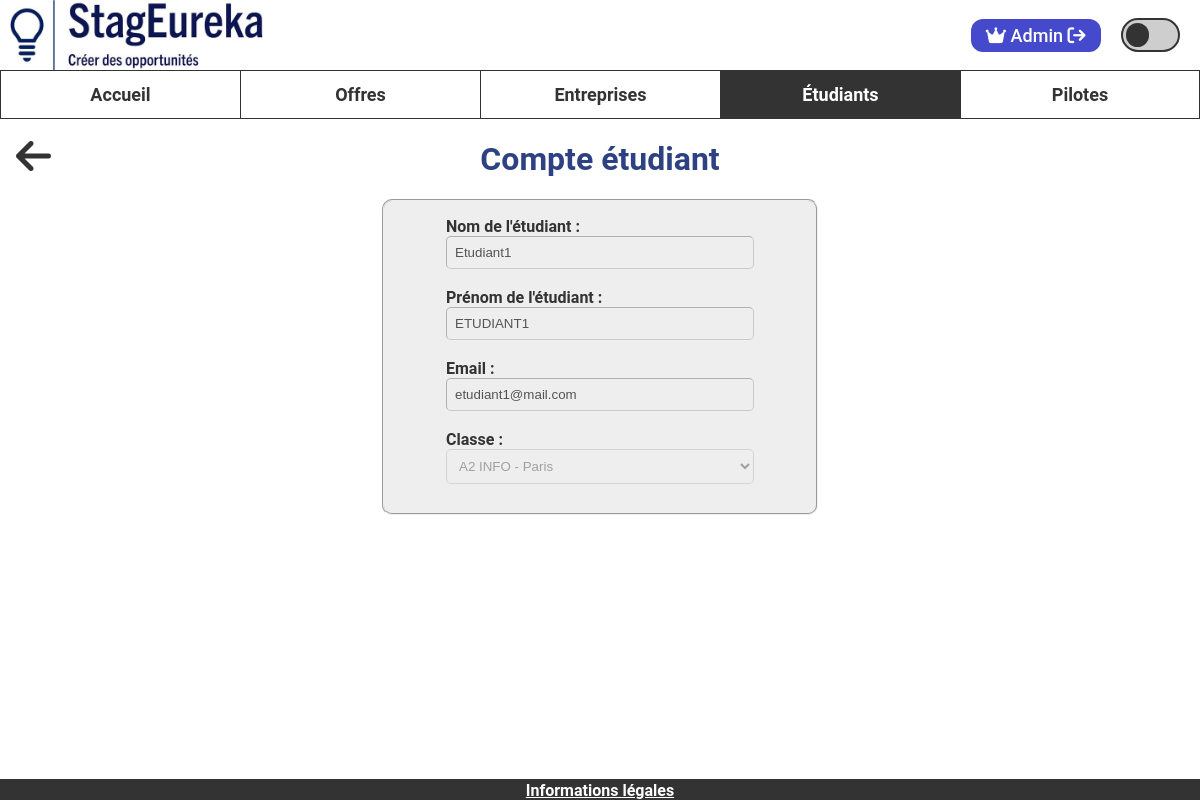
/www/etudiant/lire/3 (signed in), run on an earlier commit of the app's database.
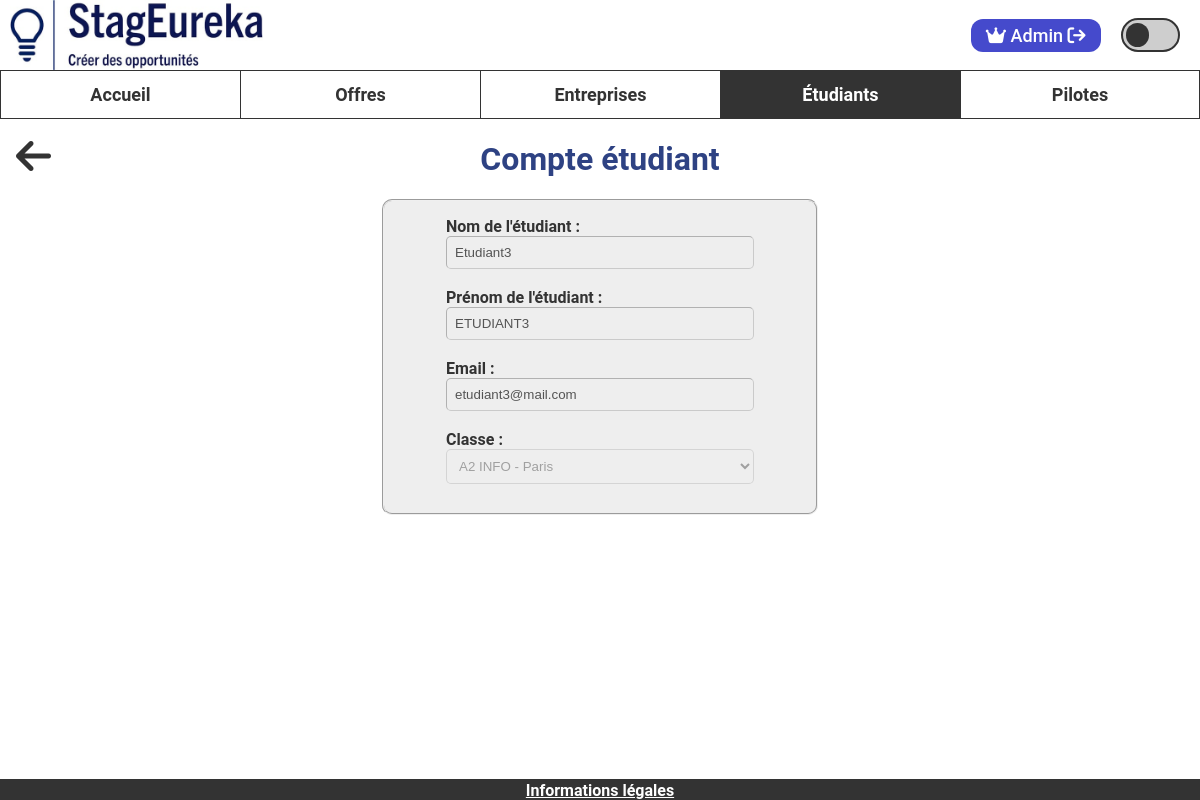
And on a later commit of the database.
### tables this page shows
CREATE TABLE Student(
   idStudent INT NOT NULL AUTO_INCREMENT,
   email VARCHAR(320) NOT NULL,
   name VARCHAR(50) NOT NULL,
   firstName VARCHAR(50) NOT NULL,
   password VARCHAR(255) NOT NULL,
   idClass INT NOT NULL,
   PRIMARY KEY(idStudent),
   FOREIGN KEY(idClass) REFERENCES Class(idClass)
);

CREATE TABLE Class(
   idClass INT NOT NULL AUTO_INCREMENT,
   className VARCHAR(50),
   yearClass INT NOT NULL,
   idCity INT NOT NULL,
   idPilot INT NOT NULL,
   PRIMARY KEY(idClass),
   FOREIGN KEY(idCity) REFERENCES City(idCity),
   FOREIGN KEY(idPilot) REFERENCES Pilot(idPilot)
);

### www/modele/etudiant_modele.php (called while the page is built, shortened)
<?php
require_once "modele/classe_modele.php";
class Etudiant {
    public function __construct(int $id, string $nom, string $prenom, string $email, string $hash_mdp, Classe $classe) {
        $this->nom = $nom;
        $this->prenom = $prenom;
        $this->email = $email;
        $this->classe = $classe;
    }
}
function getEtudiant(int $idEtudiant): ?etudiant {
    $pdo = connexionBDD();
    $requete = $pdo->prepare(
        "SELECT * FROM Student s
        INNER JOIN Class ON (s.idClass = Class.idClass)
        INNER JOIN City c ON (Class.idCity = c.idCity)
        WHERE idStudent = :id"
    );
    $requete->execute([
        ":id" => $idEtudiant
    ]);
    $reponseBdd = $requete->fetch(PDO::FETCH_ASSOC);
    $etudiant = new Etudiant(
        $reponseBdd["idStudent"],
        $reponseBdd["name"],
        $reponseBdd["firstName"],
        $reponseBdd["email"],
        $reponseBdd["password"],
        new Classe(
            $reponseBdd["idClass"],
            $reponseBdd["className"],
            $reponseBdd["yearClass"],
            $reponseBdd["cityName"],
            $reponseBdd["addressCode"],
            $reponseBdd["idPilot"]
        )
    );
    return $etudiant;
}

### www/modele/classe_modele.php (called while the page is built, shortened)
<?php
class Classe {
    public function __construct(int $id, string $nom, int $annee, string $ville, string $codePostal, int $idPilote) {
        $this->id = $id;
        $this->nom = $nom;
    }
}

### www/outils.php (called while the page is built, shortened)
<?php
function estConnecte(): bool {
    return isset($_SESSION["id"]);
}
function estAdmin(): bool {
    return isset($_SESSION["id"]) && isset($_SESSION["typeUtilisateur"]) && $_SESSION["typeUtilisateur"] == "ADMINISTRATEUR";
}
function estEtudiant(): bool {
    return isset($_SESSION["id"]) && isset($_SESSION["typeUtilisateur"]) && $_SESSION["typeUtilisateur"] == "ETUDIANT";
}

### www/vue/php/etudiant/lire_etudiant_vue.php (the view, shortened to what this page needs)
<?php
include_once "outils.php";
?>
<main class="main-lecture" id="main-lire-etudiant">
    <button name="fleche-retour" id="fleche-retour" value="fleche-retour" onclick="location.href='<?= ADRESSE_SITE ?>/etudiant/liste'"><i class="fa-solid fa-arrow-left fa-3x"></i></button>
    <div class="conteneur-modification-etudiant">
        <h1 class="modification-etudiant">Compte étudiant</h1>
        <fieldset class="rectangle-gris">
            <div class="ligne">
                <div class="colonne">
                    <div class="nom-pilote">
                        <label for="nom-etudiant">Nom de l'étudiant :</label><br>
                        <input class="case-standard case-nom-etudiant" type="text" name="nom" id="nom-etudiant" value="<?= $etudiant->nom ?>" disabled><br><br>
                    </div>
                    <div class="prenom-etudiant">
                        <label for="prenom-etudiant">Prénom de l'étudiant :</label><br>
                        <input class="case-standard case-prenom-etudiant" type="text" name="prenom" id="prenom-etudiant" value="<?= $etudiant->prenom ?>" disabled><br><br>
                    </div>
                </div>
                <div class="colonne">
                    <div class="email-etudiant">
                        <label for="email-etudiant">Email :</label><br>
                        <input class="case-standard case-email-etudiant" type="text" name="email" id="email-etudiant" value="<?= $etudiant->email ?>" disabled><br><br>
                    </div>
                    <div class="classe-etudiant">
                        <label for="classe-etudiant">Classe :</label><br>
                        <select class="case-standard" name="idClasse" id="classe-etudiant" disabled>
                            <option value="<?= $etudiant->classe->id ?>"><?= $etudiant->classe->nom . " - " . $etudiant->classe->ville ?></option>
                        </select><br><br>
                    </div>
                </div>
            </div>
        </fieldset>
    </div>
</main>
<?php
$contenu = ob_get_clean();
include "vue/php/mise_en_page_vue.php";
?>

### www/index.php (shortened to what this page needs)
<?php
require_once "outils.php";
routageGlobal();
function routageGlobal(): void {
    if (isset($_GET) && isset($_GET["url"])) {
        $url = $_GET['url'];
        $urlParts = explode('/', $url);
        $controleur = $urlParts[0];
        $params = array_slice($urlParts, 1);
        switch ($controleur) {
            case "etudiant":
                if (estConnecte()) {
                    if (!estEtudiant()) {
                        include_once "controleur/etudiant.php";
                    } else {
                        redirectionErreur(401, "Vous-devez-être-un-pilote-ou-un-administrateur-pour-accéder-à-cette-page");
                    }
                } else {
                    redirectionErreur(401, "Vous-devez-être-connecté-pour-accéder-à-cette-page");
                }
                break;
        }
    } else {
        redirectionAccueil();
    }
}

### www/controleur/etudiant.php (shortened to what this page needs)
<?php
require_once "outils.php";
require_once "modele/etudiant_modele.php";
$action = $params[0];
switch ($action) {
    case "lire":
        afficherLectureEtudiant($params);
        break;
}
function afficherLectureEtudiant(array $params) {
    $idEtudiant = intval($params[1]);
    $etudiant = getEtudiant($idEtudiant);
    require_once "vue/php/etudiant/lire_etudiant_vue.php";
}

### www/vue/php/mise_en_page_vue.php (shortened to what this page needs)
<!DOCTYPE html>
<html lang="fr">
<head>
    <link rel="stylesheet" href="<?= ADRESSE_SITE ?>/vue/css/style.css">
</head>
<body>
    <header>
        <div id="header-div">
            <div id="header-logo-div">
                <a href="<?= ADRESSE_SITE ?>/accueil">
                    <img src="<?= ADRESSE_SITE ?>/vue/ressources/images/logo_complet_clair_compresse.jpg" alt="Logo StagEureka" class="logo" id="logo-light" hidden>
                </a>
            </div>
            <div id="header-button-div">
                <?php if (isset($_SESSION["prenom"])) { ?>
                    <a class="header-button" href="<?= ADRESSE_SITE ?>/deconnexion" title="Déconnexion">
                        <?php if (estAdmin()) { ?>
                            <i class="fa-solid fa-crown"></i>
                        <?php } else if (estPilote()) { ?>
                            <i class="fa-solid fa-person-chalkboard"></i>
                        <?php } else if (estEtudiant()) { ?>
                            <i class="fa-solid fa-graduation-cap"></i>
                        <?php } ?>
                        <?= $_SESSION["prenom"] ?>
                        <i class="fa-solid fa-arrow-right-from-bracket"></i>
                    </a>
                <?php } else { ?>
                    <a class="header-button" href="<?= ADRESSE_SITE ?>/connexion" title="Connexion">Connexion</a>
                <?php } ?>
                <div id="div-switch">
                    <div class="switch">
                        <label class="slider" for="checkbox-theme"></label>
                        <div class="slider-carte">
                        </div>
                    </div>
                </div>
            </div>
        </div>
        <div>
            <nav>
                <ul>
                    <li id="nav-accueil" onclick="location.href='<?= ADRESSE_SITE ?>/accueil'">
                        <a href="<?= ADRESSE_SITE ?>/accueil">Accueil</a>
                    </li>
                    <li id="nav-offres" onclick="location.href='<?= ADRESSE_SITE ?>/offre'">
                        <a href="<?= ADRESSE_SITE ?>/offre">Offres</a>
                    </li>
                    <li id="nav-entreprises" onclick="location.href='<?= ADRESSE_SITE ?>/entreprise'">
                        <a href="<?= ADRESSE_SITE ?>/entreprise">Entreprises</a>
                    </li>
                    <li id="nav-etudiants" onclick="location.href='<?= ADRESSE_SITE ?>/etudiant'">
                        <a href="<?= ADRESSE_SITE ?>/etudiant">Étudiants</a>
                    </li>
                    <li id="nav-pilotes" onclick="location.href='<?= ADRESSE_SITE ?>/pilote'">
                        <a href="<?= ADRESSE_SITE ?>/pilote">Pilotes</a>
                    </li>
                </ul>
            </nav>
        </div>
    </header>
    <?= $contenu ?>
    <footer>
        <a href="<?= ADRESSE_SITE ?>/legal">Informations légales</a>
    </footer>
</body>
</html>

### www/vue/css/style.css (style rules this page uses)
:root { --primary-color: #333333; --secondary-color: #cecece; --accent-color-1: #2e4283; --accent-color-2: #454acc; --alternate-color: #ffffff; --background-color: #ffffff; --background-color-2: #eeeeee; }
body { margin: 0; padding: 0; background-color: var(--background-color); color: var(--primary-color); overflow: hidden; }
body, textarea { font-family: 'Roboto', sans-serif; }
header { overflow: hidden; }
#header-div { width: 100vw; display: flex; align-content: center; justify-content: space-between; flex-wrap: wrap; flex-direction: row; }
#header-logo-div { height: 70px; padding-left: 10px; }
img.logo { overflow: hidden; height: 100%; }
#header-button-div { display: flex; align-content: center; align-items: center; flex-wrap: wrap; justify-content: flex-end; padding-right: 20px; }
.header-button { color: #ffffff; background-color: var(--accent-color-2); border-radius: 12px; border: none; padding: 6px 15px; box-sizing: content-box; font-weight: 500; font-size: large; text-decoration: none; }
#div-switch { display: flex; height: 100%; align-items: center; }
.switch { --circle-dim: 1.4em; font-size: 17px; position: relative; display: inline-block; width: 3.5em; height: 2em; }
.slider { position: absolute; cursor: pointer; top: 0; left: 0; right: 0; bottom: 0; background-color: var(--secondary-color); border: 2px solid var(--primary-color); transition: .4s; border-radius: 30px; }
.slider-carte { position: absolute; content: ""; height: var(--circle-dim); width: var(--circle-dim); border-radius: 20px; left: 0.3em; bottom: 0.3em; transition: 0.4s; pointer-events: none; }
main { position: absolute; overflow-y: auto; top: 118.59px; bottom: 20px; left: 0px; right: 0px; }
nav { width: 100%; }
nav ul { list-style-type: none; margin: 0; padding: 0; background-color: var(--primary-color); }
nav li { width: 20vw; text-align: center; float: left; padding: 0.8em 0; margin: 0; box-sizing: border-box; border: 1px solid var(--primary-color); background-color: var(--background-color); cursor: pointer; }
nav li:not(:last-child) { border-right: none; }
nav a { color: inherit; font-weight: 700; font-size: large; text-decoration: none; }
footer { position: absolute; bottom: 0; background-color: var(--primary-color); width: 100vw; padding-top: 2px; text-align: center; }
footer a { margin: 6px 0; color: var(--background-color); font-size: medium; font-weight: 600; }
#fleche-retour { background-color: unset; border: none; position: absolute; left: 10px; top: 16px; z-index: 99; color: var(--primary-color); cursor: pointer; }
.case-standard { width: 290px; border-radius: 5px; border-width: 0.5px; padding: 8px; }
select.case-standard { width: 308px; }
.rectangle-gris { border-radius: 10px; background-color: var(--background-color-2); }
.colonne { display: grid; justify-content: center; align-items: center; margin: 10px 50px; margin-bottom: auto; }
.ligne { display: flex; flex-direction: row; justify-content: center; align-items: center; }
.rectangle-gris label, .rectangle-gris h3 { margin-top: 0; margin-bottom: 5px; font-size: 16px; font-weight: bold; }
.conteneur-modification-etudiant { display: flex; flex-direction: column; align-items: center; }
.conteneur-modification-etudiant h1 { color: var(--accent-color-1); }
@media (max-width: 1320px) { .conteneur-modification-etudiant .ligne { flex-direction: column; } }
@media (max-width: 1320px) { .conteneur-modification-etudiant .colonne:not(:first-child) { margin-top: 0; } }

What changed in the data, as far as the page shows it:
changed student "A2 INFO - Paris": nom "Etudiant1" → "Etudiant3"; prenom "ETUDIANT1" → "ETUDIANT3"; email "etudiant1@mail.com" → "etudiant3@mail.com"
